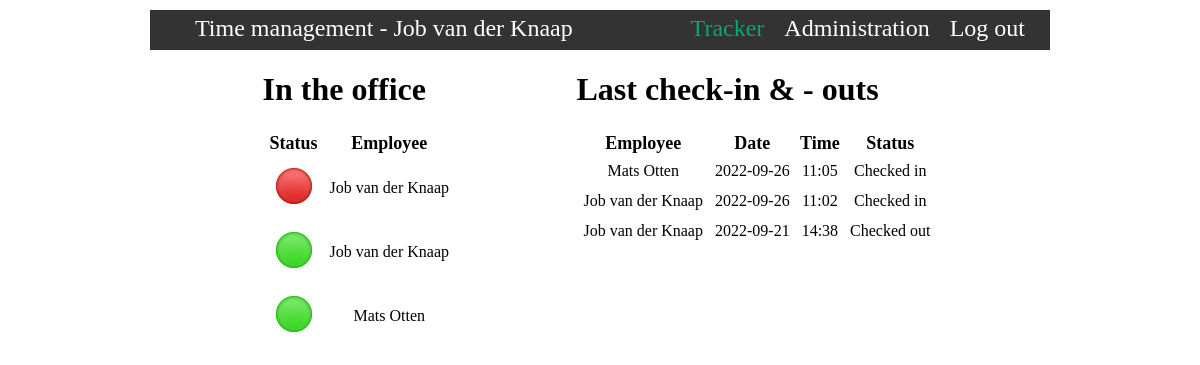
/individual-project-docker-main/web/tracker.php (signed in), run on the app's committed database.
### tables this page shows
CREATE TABLE IF NOT EXISTS `CheckIn` (
  `check_in_id` INT NOT NULL AUTO_INCREMENT,
  `checked_in` TINYINT NOT NULL,
  `date_time` DATETIME NOT NULL,
  `employee_id` INT NOT NULL,
  PRIMARY KEY (`check_in_id`, `employee_id`),
  UNIQUE INDEX `check_in_id_UNIQUE` (`check_in_id` ASC) VISIBLE,
  INDEX `fk_CheckIn_Employee_idx` (`employee_id` ASC) VISIBLE,
  CONSTRAINT `fk_CheckIn_Employee`
    FOREIGN KEY (`employee_id`)
    REFERENCES `Employee` (`employee_id`)
    ON DELETE NO ACTION
    ON UPDATE NO ACTION);

CREATE TABLE IF NOT EXISTS `Employee` (
  `employee_id` INT NOT NULL AUTO_INCREMENT,
  `name` VARCHAR(255) NOT NULL,
  `surname` VARCHAR(255) NOT NULL,
  `email` VARCHAR(255) NOT NULL,
  `phone_number` INT NOT NULL,
  `password` VARCHAR(255) NULL,
  `rfid` VARCHAR(19) NOT NULL,
  PRIMARY KEY (`employee_id`),
  UNIQUE INDEX `employee_id_UNIQUE` (`employee_id` ASC) VISIBLE);

### individual-project-docker-main/web/tracker.php (the view, shortened to what this page needs)
<?php
    require "config.php";
    $status = "SELECT Employee.name, Employee.surname, CheckIn.checked_in FROM Employee INNER JOIN CheckIn ON Employee.employee_id = CheckIn.employee_id";
    $statusResult = $conn->query($status);
    $tracker = "SELECT Employee.name, Employee.surname, CheckIn.checked_in, CheckIn.date_time FROM Employee INNER JOIN CheckIn ON Employee.employee_id = CheckIn.employee_id ORDER BY date_time DESC LIMIT 10";
    $trackerResult = $conn->query($tracker);
?>
<!DOCTYPE html>
<html lang="en">
<head>
    <link rel="stylesheet" href="/static/css/app.css">
    <link rel="stylesheet" href="/static/css/tracker.css">
</head>
<header>
    <nav>
        <ul>
            <li>Time management -
                <?php
                    echo $_SESSION['employee']['name'] . " " . $_SESSION['employee']['surname'];
                ?>
            </li>
            <li class="navbar-items"><a href="logout.php">Log out</a></li>
            <li class="navbar-items"><a href="admin.php">Administration</a></li>
            <li class="navbar-items"><a href="tracker.php" class="active">Tracker</a></li>
        </ul>
    </nav>
</header>
<body>
    <div class="tracker-container">
        <div class="in-office-container">
            <h1>In the office</h1>
            <table>
                <thead>
                    <th>Status</th>
                    <th>Employee</th>
                </thead>
                <tbody>
                    <?php
                        foreach($statusResult as $row => $value):
                    ?>
                        <tr>
                            <td>
                                <?php
                                    if($value['checked_in'] == 0){
                                        echo '<img src="/static/images/inactive.png" alt="Small red orb to display checked-out personnel.">';
                                    }else{
                                        echo '<img src="/static/images/active.png" alt="Small green orb to display checked-out personnel.">';
                                    }
                                ?>
                            </td>
                            <td>
                                <?=
                                    $value['name'] . " " . $value['surname'];
                                ?>
                            </td>
                        </tr>
                    <?php endforeach; ?>
                </tbody>
            </table>
        </div>
        <div class="check-in-container">
            <h1>Last check-in & - outs</h1>
            <table>
                <thead>
                    <th>Employee</th>
                    <th>Date</th>
                    <th>Time</th>
                    <th>Status</th>
                </thead>
                <tbody>
                    <?php
                        foreach($trackerResult as $row => $value):
                    ?>
                    <tr>
                        <td>
                            <?=
                                $value['name'] . " " . $value['surname']
                            ?>
                        </td>
                        <td>
                            <?= date('Y-m-d', strtotime($value['date_time']))?>
                        </td>
                        <td>
                            <?= date('H:i', strtotime($value['date_time']))?>
                        </td>
                        <td>
                            <?php
                                if($value['checked_in'] == 0){
                                    echo 'Checked out';
                                }else{
                                    echo 'Checked in';
                                }
                            ?>
                        </td>
                    </tr>
                    <?php endforeach; ?>
                </tbody>
            </table>
        </div>
    </div>
</body>
</html>

### individual-project-docker-main/web/static/css/app.css (style rules this page uses)
body { max-width: 75%; margin: auto; }
nav { background-color: #333333; height: 30px; padding: 5px; margin-top: 10px; min-width: 600px; }
nav, ul, a, a:hover, a:focus, a:active { text-decoration: none; color: white; }
nav, ul, a:hover { color: #04AA6D; }
ul { display: inline; }
li { display: inline; color: white; }
ul :first-child { font-size: x-large; }
.navbar-items { float: right; }
.navbar-items :first-child { margin-right: 20px; }
.active { color: #04AA6D; }

### individual-project-docker-main/web/static/css/tracker.css (style rules this page uses)
.tracker-container { max-width: 75%; min-width: 600px; margin: auto; position: relative; }
.in-office-container { position: absolute; }
.in-office-container th { font-size: large; }
.in-office-container td { padding: 5px; font-size: medium; text-align: center; }
.check-in-container { position: absolute; right: 0; }
.check-in-container th { font-size: large; }
.check-in-container td { padding: 5px; font-size: medium; text-align: center; }

### data on the page
checkin: checked_in 0 (drawn), employee.name "Job", employee.surname "van der Knaap", date_time "2022-09-21", date_time "14:38"
checkin: checked_in 1 (drawn), employee.name "Job", employee.surname "van der Knaap", date_time "2022-09-26", date_time "11:02"
checkin: checked_in 1 (drawn), employee.name "Mats", employee.surname "Otten", date_time "2022-09-26", date_time "11:05"

### other printed values
$_SESSION['employee']['name'] "Job"
$_SESSION['employee']['surname'] "van der Knaap"
